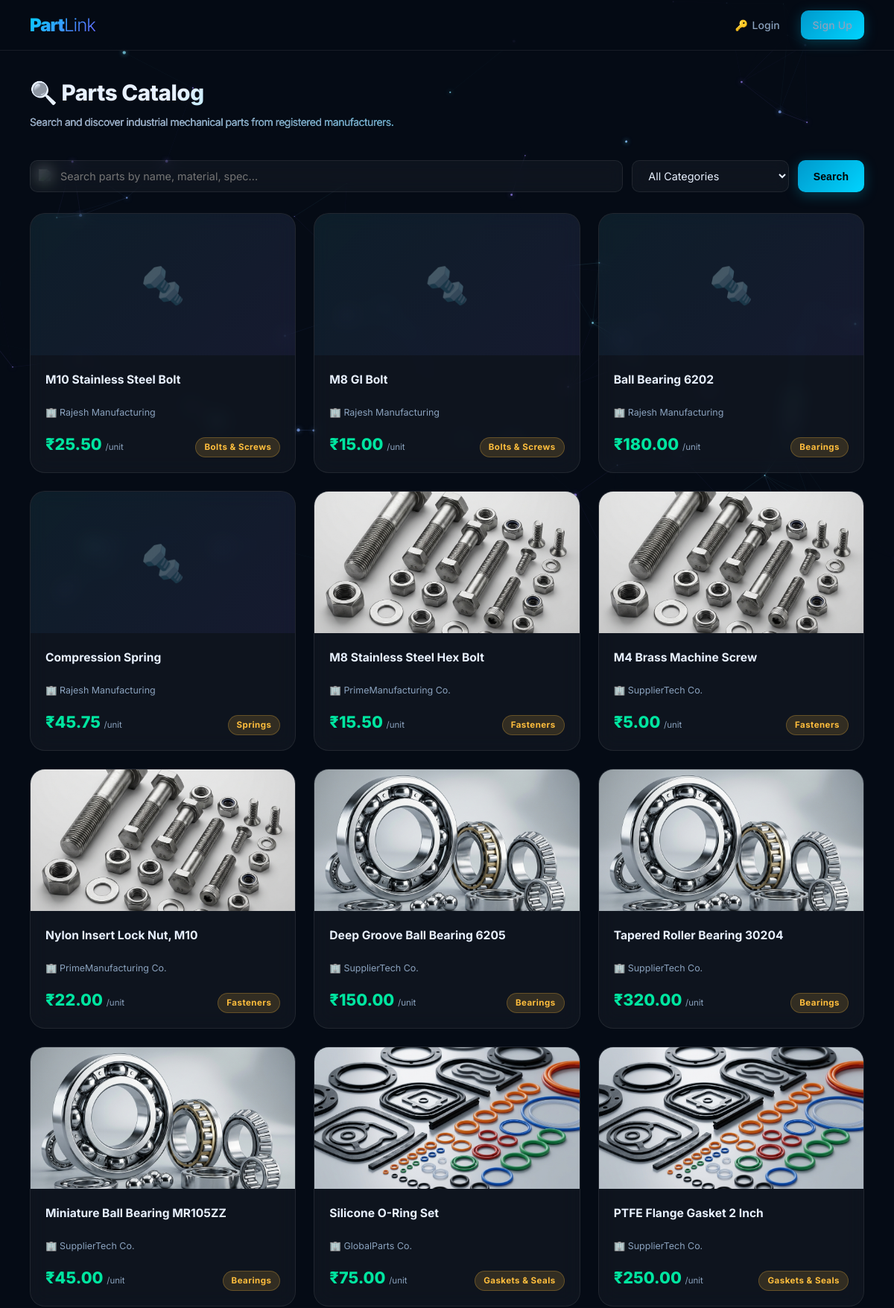
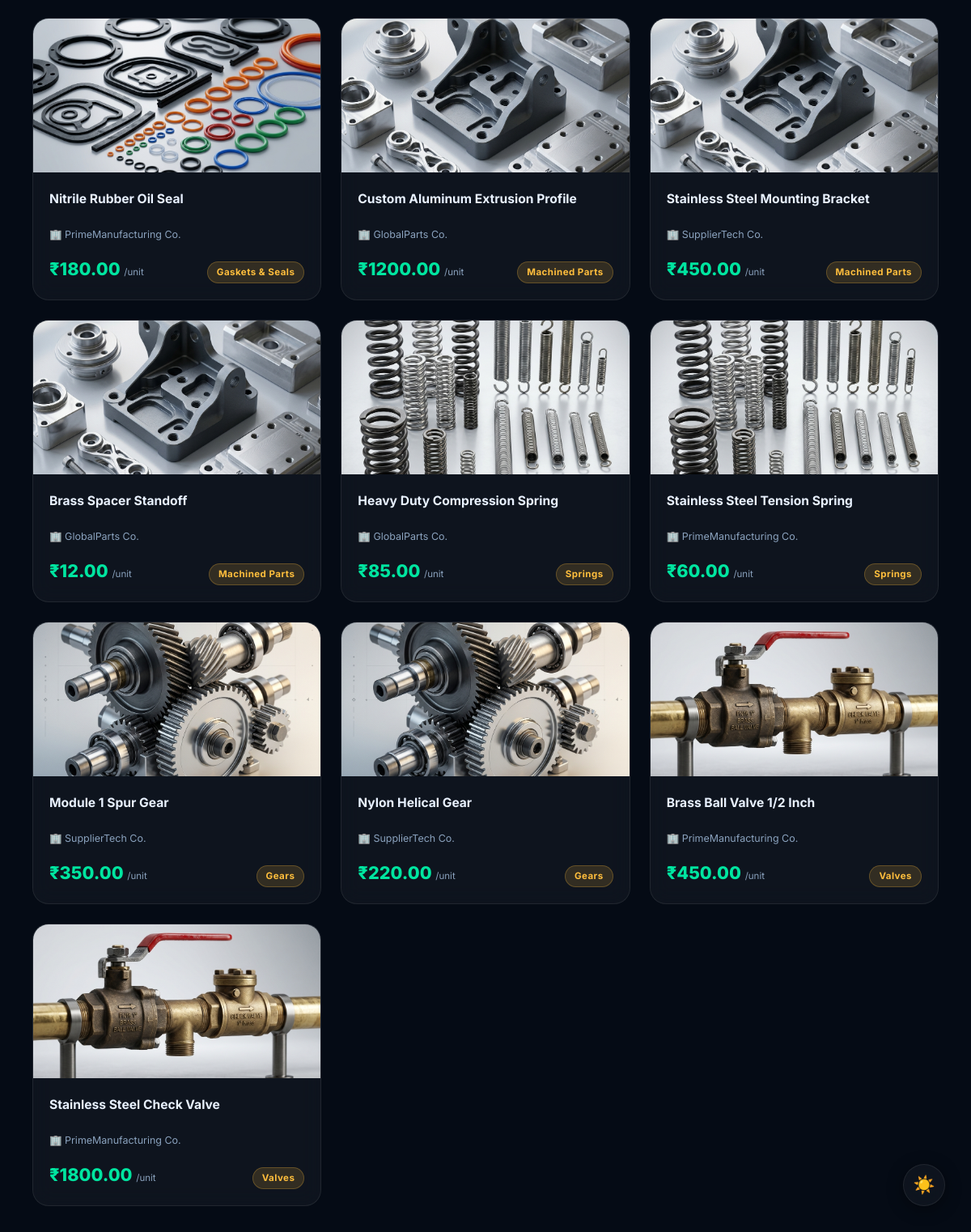
Screenshot of /products/ with the database file from the repository (2 pictures, top to bottom).
### products/models.py (models this page shows, shortened)
class Product(models.Model):
    supplier = models.ForeignKey(User, on_delete=models.CASCADE, related_name='products')
    category = models.ForeignKey(Category, on_delete=models.SET_NULL, null=True, blank=True)
    name = models.CharField(max_length=200)
    description = models.TextField()
    material = models.CharField(max_length=100, blank=True, help_text="e.g. Stainless Steel, Aluminium")
    specifications = models.TextField(blank=True, help_text="Dimensions, tolerances, etc.")
    price_per_unit = models.DecimalField(max_digits=10, decimal_places=2, help_text="Price in INR")
    minimum_order_qty = models.PositiveIntegerField(default=1, help_text="Minimum pieces per order")
    stock_quantity = models.PositiveIntegerField(default=0)
    image = models.ImageField(upload_to='products/', blank=True, null=True)
    is_active = models.BooleanField(default=True)
    created_at = models.DateTimeField(auto_now_add=True)
    updated_at = models.DateTimeField(auto_now=True)

class Category(models.Model):
    name = models.CharField(max_length=100)
    description = models.TextField(blank=True)
    class Meta:
        verbose_name_plural = "Categories"

### accounts/models.py (models this page shows, shortened)
class UserProfile(models.Model):
    ROLE_CHOICES = [
        ('supplier', 'Supplier'),  # Manufacturer who sells parts
        ('buyer', 'Buyer'),        # Industry that buys parts
    ]
    user = models.OneToOneField(User, on_delete=models.CASCADE, related_name='profile')
    role = models.CharField(max_length=20, choices=ROLE_CHOICES)
    phone = models.CharField(max_length=15, blank=True)
    company_name = models.CharField(max_length=200, blank=True)
    address = models.TextField(blank=True)
    is_approved = models.BooleanField(default=False)
    created_at = models.DateTimeField(auto_now_add=True)

### products/views.py (the view)
# urls.py: path('',                   views.product_list,         name='product_list'),
def product_list(request):
    products = Product.objects.filter(is_active=True, stock_quantity__gt=0)
    categories = Category.objects.all()
    query = request.GET.get('q', '')
    category_id = request.GET.get('category', '')
    if query:
        products = products.filter(
            Q(name__icontains=query) |
            Q(description__icontains=query) |
            Q(material__icontains=query)
        )
    if category_id:
        products = products.filter(category_id=category_id)
    return render(request, 'products/product_list.html', {
        'products': products,
        'categories': categories,
        'query': query,
        'selected_category': category_id,
    })

### products/templates/products/product_list.html (shortened to what this page needs)
{% extends 'base.html' %}
{% block content %}
<div class="main-content">
  <div class="page-header">
    <div class="page-title">
      🔍 Parts Catalog
      <small>Search and discover industrial mechanical parts from registered manufacturers.</small>
    </div>
  </div>
  <form method="get" class="search-bar">
    <img src="https://img.icons8.com/ios-glyphs/24/94a3b8/search--v1.png" style="position:absolute;margin: 12px;opacity:0.6;"/>
    <input type="text" name="q" value="{{ query }}" placeholder="Search parts by name, material, spec..." style="padding-left:40px;" />
    <select name="category">
      <option value="">All Categories</option>
    </select>
    <button type="submit" class="btn btn-primary">Search</button>
  </form>
  {% if products %}
    <div class="product-grid">
      {% for product in products %}
        <a href="{% url 'product_detail' product.id %}" class="product-card" style="text-decoration:none;color:inherit;display:block;">
          <div class="product-img">
            {% if product.image %}
              <img src="{{ product.image.url }}" alt="{{ product.name }}" loading="lazy"/>
            {% else %}
              <div style="font-size:3rem;opacity:0.3;">🔩</div>
            {% endif %}
          </div>
          <div class="product-info">
            <div class="product-name" style="height:2.6rem;overflow:hidden;text-overflow:ellipsis;">{{ product.name }}</div>
            <div class="product-supplier">🏢 {{ product.supplier.profile.company_name|default:product.supplier.username }}</div>
            <div style="display:flex;justify-content:space-between;align-items:flex-end;">
              <div class="product-price">₹{{ product.price_per_unit }} <small>/unit</small></div>
              {% if product.category %}
                <div class="badge badge-pending">{{ product.category.name }}</div>
              {% endif %}
            </div>
          </div>
        </a>
      {% endfor %}
    </div>
  {% else %}
    <div class="empty-state">
      <div class="icon">🔍</div>
      <p>No products found matching your criteria.</p>
    </div>
  {% endif %}
</div>
{% endblock %}

### templates/base.html (shortened to what this page needs)
{% load static %}
<!DOCTYPE html>
<html lang="en">
<head>
  <link rel="stylesheet" href="{% static 'css/style.css' %}"/>
</head>
<body>
<canvas id="bg-canvas"></canvas>
<nav class="navbar">
  <a href="/" class="navbar-brand">Part<span style="font-weight:300">Link</span></a>
  <div class="nav-links">
    {% if user.is_authenticated %}
      <a href="{% url 'dashboard' %}">🏠 <span>Dashboard</span></a>
      <a href="{% url 'product_list' %}">🔍 <span>Products</span></a>
      {% if user.is_superuser or user.is_staff %}
        <a href="{% url 'admin_dashboard' %}">⚙️ <span>Admin</span></a>
      {% elif user.profile.is_supplier %}
        <a href="{% url 'supplier_products' %}">📦 <span>My Products</span></a>
        <a href="{% url 'supplier_orders' %}">📋 <span>Orders</span></a>
      {% elif user.profile.is_buyer %}
        <a href="{% url 'buyer_orders' %}">🛒 <span>My Orders</span></a>
      {% endif %}
      <a href="{% url 'profile' %}">👤 <span>{{ user.first_name|default:user.username }}</span></a>
      <a href="{% url 'logout' %}" class="btn-logout">Logout</a>
    {% else %}
      <a href="{% url 'login' %}">🔑 <span>Login</span></a>
      <a href="{% url 'register' %}" class="btn btn-primary btn-sm" style="margin-left:0.5rem;">Sign Up</a>
    {% endif %}
  </div>
</nav>
{% block content %}{% endblock %}
<button class="theme-toggle" id="themeToggleBtn" aria-label="Toggle Theme">
  <span id="themeIcon">☀️</span>
</button>
</body>
</html>

### rows the page displays
Product: name "M10 Stainless Steel Bolt", supplier.profile.company_name "Rajesh Manufacturing", price_per_unit "25.50", category.name "Bolts & Screws"
Product: name "M8 GI Bolt", supplier.profile.company_name "Rajesh Manufacturing", price_per_unit "15.00", category.name "Bolts & Screws"
Product: name "Ball Bearing 6202", supplier.profile.company_name "Rajesh Manufacturing", price_per_unit "180.00", category.name "Bearings"
Product: name "Compression Spring", supplier.profile.company_name "Rajesh Manufacturing", price_per_unit "45.75", category.name "Springs"
Product: image (picture), name "M8 Stainless Steel Hex Bolt", supplier.profile.company_name "PrimeManufacturing Co.", price_per_unit "15.50", category.name "Fasteners"
Product: image (picture), name "M4 Brass Machine Screw", supplier.profile.company_name "SupplierTech Co.", price_per_unit "5.00", category.name "Fasteners"
Product: image (picture), name "Nylon Insert Lock Nut, M10", supplier.profile.company_name "PrimeManufacturing Co.", price_per_unit "22.00", category.name "Fasteners"
Product: image (picture), name "Deep Groove Ball Bearing 6205", supplier.profile.company_name "SupplierTech Co.", price_per_unit "150.00", category.name "Bearings"
Product: image (picture), name "Tapered Roller Bearing 30204", supplier.profile.company_name "SupplierTech Co.", price_per_unit "320.00", category.name "Bearings"
Product: image (picture), name "Miniature Ball Bearing MR105ZZ", supplier.profile.company_name "SupplierTech Co.", price_per_unit "45.00", category.name "Bearings"
Product: image (picture), name "Silicone O-Ring Set", supplier.profile.company_name "GlobalParts Co.", price_per_unit "75.00", category.name "Gaskets & Seals"
Product: image (picture), name "PTFE Flange Gasket 2 Inch", supplier.profile.company_name "SupplierTech Co.", price_per_unit "250.00", category.name "Gaskets & Seals"
Product: image (picture), name "Nitrile Rubber Oil Seal", supplier.profile.company_name "PrimeManufacturing Co.", price_per_unit "180.00", category.name "Gaskets & Seals"
Product: image (picture), name "Custom Aluminum Extrusion Profile", supplier.profile.company_name "GlobalParts Co.", price_per_unit "1200.00", category.name "Machined Parts"
Product: image (picture), name "Stainless Steel Mounting Bracket", supplier.profile.company_name "SupplierTech Co.", price_per_unit "450.00", category.name "Machined Parts"
Product: image (picture), name "Brass Spacer Standoff", supplier.profile.company_name "GlobalParts Co.", price_per_unit "12.00", category.name "Machined Parts"
Product: image (picture), name "Heavy Duty Compression Spring", supplier.profile.company_name "GlobalParts Co.", price_per_unit "85.00", category.name "Springs"
Product: image (picture), name "Stainless Steel Tension Spring", supplier.profile.company_name "PrimeManufacturing Co.", price_per_unit "60.00", category.name "Springs"
Product: image (picture), name "Module 1 Spur Gear", supplier.profile.company_name "SupplierTech Co.", price_per_unit "350.00", category.name "Gears"
Product: image (picture), name "Nylon Helical Gear", supplier.profile.company_name "SupplierTech Co.", price_per_unit "220.00", category.name "Gears"
Product: image (picture), name "Brass Ball Valve 1/2 Inch", supplier.profile.company_name "PrimeManufacturing Co.", price_per_unit "450.00", category.name "Valves"
Product: image (picture), name "Stainless Steel Check Valve", supplier.profile.company_name "PrimeManufacturing Co.", price_per_unit "1800.00", category.name "Valves"
